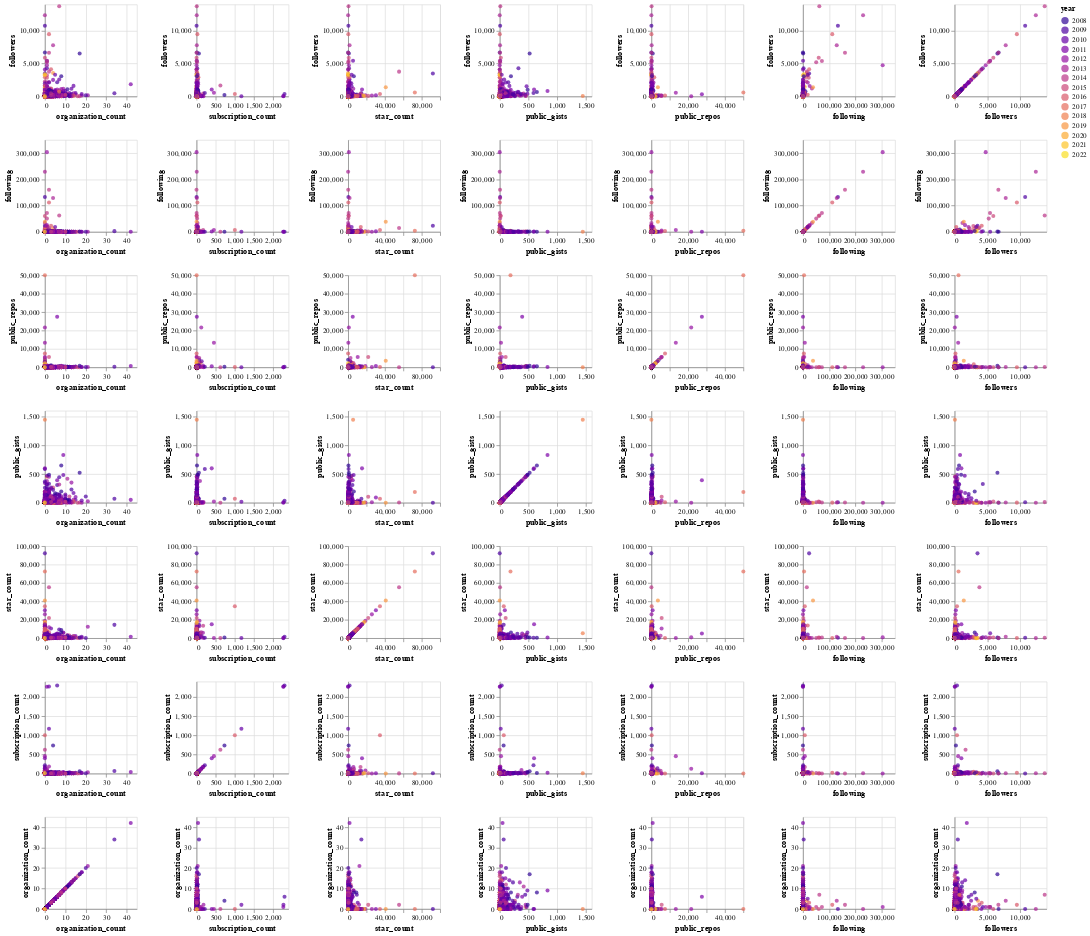

Notebook cell for this chart:
### Code cell
alt.Chart(core_users[cols + ['year']]).mark_circle().encode(
    alt.X(alt.repeat("column"), type='quantitative'),
    alt.Y(alt.repeat("row"), type='quantitative'),
    color=alt.Color('year:N', scale=alt.Scale(scheme='plasma')),
    # tooltip=[] 
).properties(
    width=125,
    height=125
).repeat(
    row=cols,
    column=reverse_cols
)

### Figure 1 — Vega-Lite specification as saved in the notebook (floating-point values rounded to 4 significant figures; data arrays with more than 128 entries replaced by an {"elided": "..."} marker saying what was removed)
{"config": {"view": {"continuousWidth": 300, "continuousHeight": 300}}, "repeat": {"column": ["organization_count", "subscription_count", "star_count", "public_gists", "public_repos", "following", "followers"], "row": ["followers", "following", "public_repos", "public_gists", "star_count", "subscription_count", "organization_count"]}, "spec": {"data": {"name": "data-7f83516d6281fab42ab4e92e5b024cab"}, "mark": {"type": "circle"}, "encoding": {"color": {"field": "year", "scale": {"scheme": "plasma"}, "type": "nominal"}, "x": {"field": {"repeat": "column"}, "type": "quantitative"}, "y": {"field": {"repeat": "row"}, "type": "quantitative"}}, "height": 125, "width": 125}, "$schema": "https://vega.github.io/schema/vega-lite/v5.6.1.json", "datasets": {"data-7f83516d6281fab42ab4e92e5b024cab": {"elided": "4387 records"}}}
